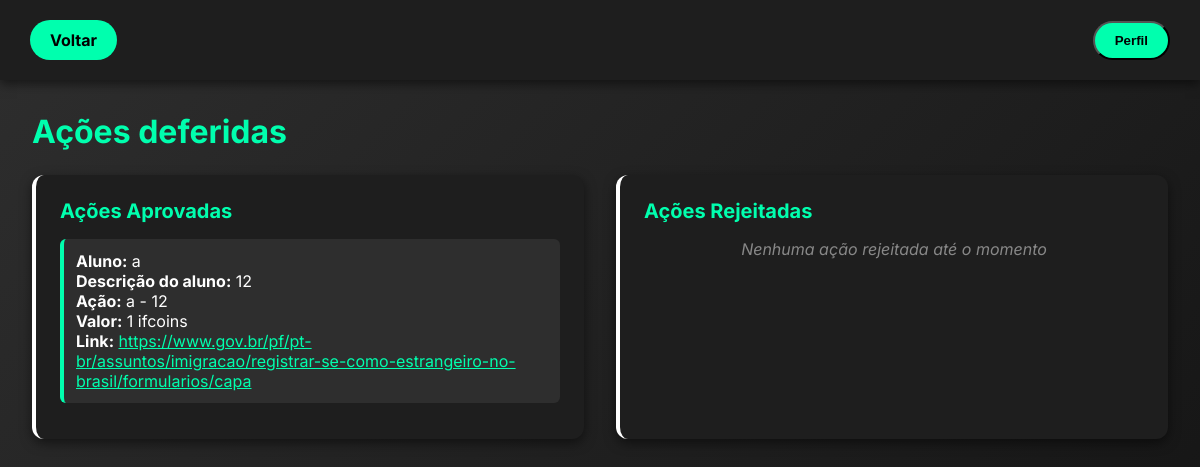
Page /avaliador/acoes_deferidas (signed in) on the committed database.
### models/modelosDB.py (models this page shows, shortened)
class AcaoRealizadaAlunoDB(Base):
    __tablename__ = 'acoes_realizadas'
    id = Column(Integer, primary_key=True)
    email_aluno = Column(String, ForeignKey('alunos.email'))
    id_acao = Column(Integer, ForeignKey('acoes.id'))
    comentarios_aluno = Column(String)
    link = Column(String, nullable=True)
    valor = Column(Integer, default=0)
    status = Column(String, default='pendente')  # pendente/aprovada/rejeitada
    data_envio = Column(DateTime, default=datetime.now())
    aluno = relationship("AlunoDB", back_populates="acoes_realizadas")
    acao = relationship("AcaoDB", back_populates="acoes_realizadas")

class AlunoDB(Base):
    __tablename__ = 'alunos'
    id = Column(Integer, primary_key=True)
    nome = Column(String)
    email = Column(String, unique=True)
    senha_hash = Column(String)
    saldo = Column(Float, default=0)
    acoes_realizadas = relationship("AcaoRealizadaAlunoDB", back_populates="aluno")
    resgates = relationship("ResgateDB", back_populates="aluno")

class AcaoDB(Base):
    __tablename__ = 'acoes'
    id = Column(Integer, primary_key=True)
    nome = Column(String)
    descricao = Column(String)
    valor = Column(Integer, default=0)
    acoes_realizadas = relationship("AcaoRealizadaAlunoDB", back_populates="acao")

### blueprints/avaliador_bp.py (the view)
@avaliador_bp.route('/acoes_deferidas', methods=['GET'])
def acoes_deferidas():
    email = session.get('user')
    role = session.get('role')
    if not email or role != 'avaliador':
        flash("Faça login como avaliador para acessar esta página.")
        return redirect(url_for('login'))
    acoes_aprovadas = acao_realizadasDAO.listar_todas_aprovadas()
    acoes_rejeitadas = acao_realizadasDAO.listar_todas_rejeitadas()
    return render_template(
        'avaliador/acoes_deferidas.html',
        acoes_aprovadas=acoes_aprovadas,
        acoes_rejeitadas=acoes_rejeitadas
    )

### database/database.py (called while the page is built)
    def listar_todas_aprovadas(self):
        return self.session.query(AcaoRealizadaAlunoDB).filter_by(status='aprovado').all()

    def listar_todas_rejeitadas(self):
        return self.session.query(AcaoRealizadaAlunoDB).filter_by(status='rejeitado').all()

### templates/avaliador/acoes_deferidas.html (shortened to what this page needs)
<!DOCTYPE html>
<html lang="pt-BR">
<head>
    <link rel="stylesheet" href="{{ url_for('static', filename='css/avaliador/acoes_deferidas.css') }}">
</head>
<body>
    <div class="top-row-fixed">
        <a href="/avaliador/" class="pill-btn back-btn">Voltar</a>
        <div class="profile-dropdown-container">
            <button id="open-profile" class="pill-profile">Perfil</button>
        </div>
    </div>
    <main class="canvas">
        <div class="title">Ações deferidas</div>
        <div class="sections two-columns">
            <article class="card approved">
                <div class="section-title">Ações Aprovadas</div>
                <div class="fake-input large">
                    {% if acoes_aprovadas %}
                        <ul>
                        {% for acao in acoes_aprovadas %}
                            <li>
                                <strong>Aluno:</strong> {{ acao.aluno.nome }} <br>
                                <strong>Descrição do aluno:</strong> {{ acao.comentarios_aluno or 'N/A' }} <br>
                                <strong>Ação:</strong> {{ acao.acao.nome }} - {{ acao.acao.descricao }} <br>
                                <strong>Valor:</strong> {{ acao.valor }} ifcoins <br>
                                {% if acao.link %}
                                    <strong>Link:</strong> <a href="{{ acao.link }}" target="_blank">{{ acao.link }}</a>
                                {% endif %}
                            </li>
                        {% endfor %}
                        </ul>
                    {% else %}
                        <div class="empty-message">Nenhuma ação aprovada até o momento</div>
                    {% endif %}
                </div>
            </article>
            <article class="card rejected">
                <div class="section-title">Ações Rejeitadas</div>
                <div class="fake-input large">
                    {% if acoes_rejeitadas %}
                        <ul>
                        {% for acao in acoes_rejeitadas %}
                            <li>
                                <strong>Aluno:</strong> {{ acao.aluno.nome }} <br>
                                <strong>Descrição do aluno:</strong> {{ acao.comentarios_aluno or 'N/A' }} <br>
                                <strong>Ação:</strong> {{ acao.acao.nome }} - {{ acao.acao.descricao }} <br>
                                <strong>Valor:</strong> {{ acao.valor }} ifcoins <br>
                                {% if acao.link %}
                                    <strong>Link:</strong> <a href="{{ acao.link }}" target="_blank">{{ acao.link }}</a>
                                {% endif %}
                            </li>
                        {% endfor %}
                        </ul>
                    {% else %}
                        <div class="empty-message">Nenhuma ação rejeitada até o momento</div>
                    {% endif %}
                </div>
            </article>
        </div>
    </main>
</body>
</html>

### static/css/avaliador/acoes_deferidas.css (style rules this page uses)
* { margin: 0; padding: 0; box-sizing: border-box; }
body { font-family: 'Inter', sans-serif; background: linear-gradient(135deg, #2e2e2e, #121212); color: white; min-height: 100vh; }
.top-row-fixed { display: flex; justify-content: space-between; align-items: center; padding: 20px 30px; background-color: #1e1e1e; box-shadow: 0 4px 10px rgba(0, 0, 0, 0.5); }
.pill-btn, .pill-profile { padding: 10px 20px; border-radius: 999px; background-color: #00ffae; color: black; text-decoration: none; font-weight: bold; transition: 0.3s; }
.canvas { padding: 2rem; }
.title { font-size: 2rem; font-weight: 700; color: #00ffae; margin-bottom: 1.5rem; }
.sections.two-columns { display: grid; grid-template-columns: repeat(auto-fit, minmax(350px, 1fr)); gap: 2rem; }
.card { background-color: #1e1e1e; border-radius: 12px; padding: 1.5rem; border-left: 4px solid; box-shadow: 0 4px 12px rgba(0, 0, 0, 0.5); transition: transform 0.2s, box-shadow 0.2s; }
.section-title { font-weight: 700; font-size: 1.25rem; margin-bottom: 1rem; color: #00ffae; }
.card ul { list-style: none; padding: 0; }
.card li { padding: 0.75rem; margin-bottom: 0.75rem; background-color: #2e2e2e; border-radius: 6px; transition: background-color 0.2s, box-shadow 0.2s; }
.card.approved li { border-left: 4px solid #00ffae; }
.card a { color: #00ffae; text-decoration: underline; }
.empty-message { color: #888; font-style: italic; text-align: center; }

### rows in the picture
AcaoRealizadaAlunoDB: aluno.nome "a", comentarios_aluno "12", acao.nome "a", acao.descricao "12", valor "1", link "https://www.gov.br/pf/pt-br/assuntos/imigracao/registrar-se-como-estrangeiro-no-brasil/formularios/capa"
